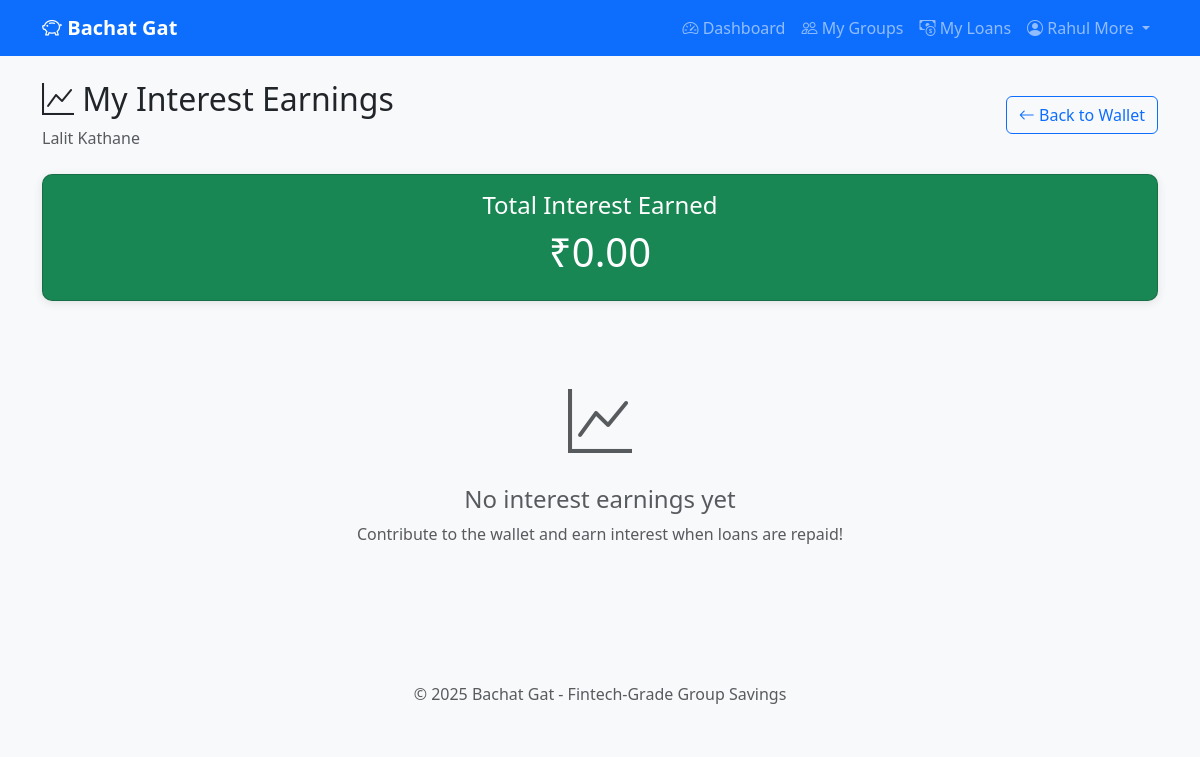
The app's page /groups/1/wallet/interest-distributions (signed in), older data.
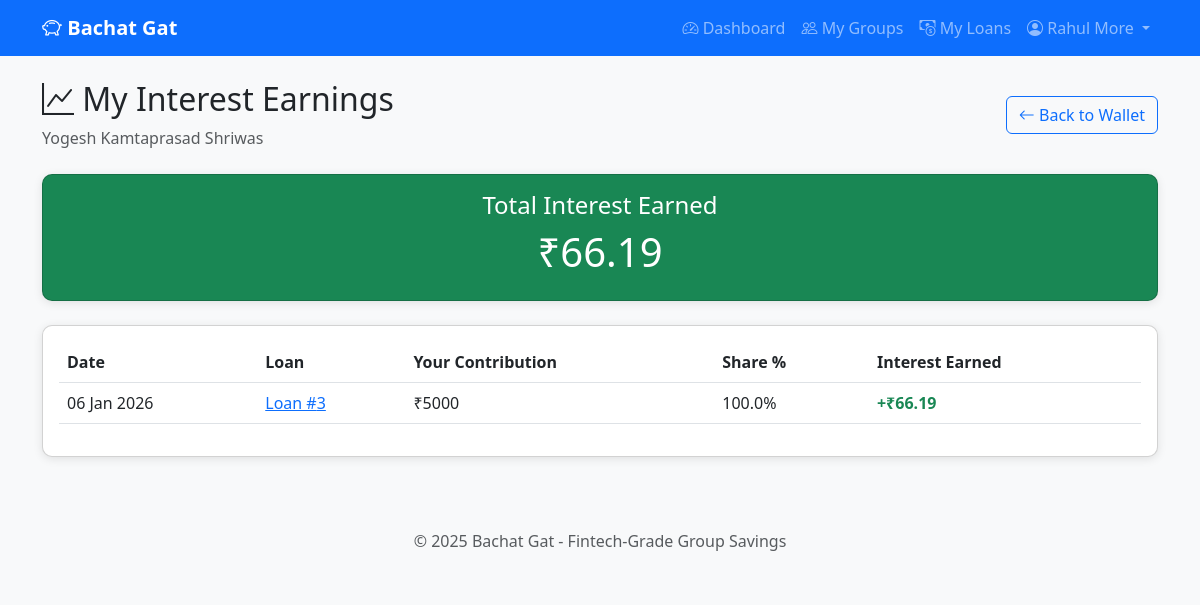
The same page, newer data.
### app/models.py (models this page shows, shortened)
class Group(db.Model):
    __tablename__ = 'groups'
    id = db.Column(db.Integer, primary_key=True)
    name = db.Column(db.String(100), nullable=False)
    description = db.Column(db.String(500))
    created_by = db.Column(db.Integer, db.ForeignKey('users.id'), nullable=False)
    default_interest_rate = db.Column(db.Float, default=12.0)  # Annual %
    default_loan_duration_months = db.Column(db.Integer, default=12)
    default_repayment_type = db.Column(db.String(20), default=RepaymentType.EMI.value)
    use_flat_rate = db.Column(db.Boolean, default=False, nullable=False)  # NEW: Flat rate option
    is_active = db.Column(db.Boolean, default=True)
    created_at = db.Column(db.DateTime, default=datetime.utcnow)
    updated_at = db.Column(db.DateTime, default=datetime.utcnow, onupdate=datetime.utcnow)
    members = db.relationship('GroupMember', backref='group', lazy='dynamic',
                              cascade='all, delete-orphan')
    loan_requests = db.relationship('LoanRequest', backref='group', lazy='dynamic',
                                    cascade='all, delete-orphan')
    wallet = db.relationship('GroupWallet', backref='group', uselist=False,
                             cascade='all, delete-orphan')

class InterestDistribution(db.Model):
    __tablename__ = 'interest_distributions'
    id = db.Column(db.Integer, primary_key=True)
    loan_id = db.Column(db.Integer, db.ForeignKey('loan_requests.id'), nullable=False)
    repayment_id = db.Column(db.Integer, db.ForeignKey('loan_repayments.id'), nullable=False)
    beneficiary_id = db.Column(db.Integer, db.ForeignKey('users.id'), nullable=False)
    contribution_amount = db.Column(db.Float, nullable=False)  # Their contribution at time
    contribution_percentage = db.Column(db.Float, nullable=False)  # % of total pool
    interest_earned = db.Column(db.Float, nullable=False)  # Amount received
    transaction_id = db.Column(db.Integer, db.ForeignKey('wallet_transactions.id'), nullable=True)
    created_at = db.Column(db.DateTime, default=datetime.utcnow)
    beneficiary = db.relationship('User', foreign_keys=[beneficiary_id])

### app/routes/wallet.py (the view)
@wallet_bp.route('/groups/<int:group_id>/wallet/interest-distributions')
@login_required
def interest_distributions(group_id):
    group = Group.query.get_or_404(group_id)
    if not is_group_member(current_user.id, group_id):
        flash('You are not a member of this group!', 'danger')
        return redirect(url_for('groups.list_groups'))
    from app.models import InterestDistribution
    distributions = InterestDistribution.query.join(LoanRequest).filter(
        LoanRequest.group_id == group_id,
        InterestDistribution.beneficiary_id == current_user.id
    ).order_by(InterestDistribution.created_at.desc()).all()
    total_earned = sum(d.interest_earned for d in distributions)
    return render_template(
        'wallet/interest_distributions.html',
        group=group,
        distributions=distributions,
        total_earned=total_earned
    )

### app/__init__.py (called while the page is built)
def create_app():
    app = Flask(__name__)
    app.config.from_object(Config)
    db.init_app(app)
    login_manager.init_app(app)
    from app.models import User
    @login_manager.user_loader
    def load_user(user_id):
        return User.query.get(int(user_id))
    from app.routes.auth import auth_bp
    from app.routes.groups import groups_bp
    from app.routes.loans import loans_bp
    from app.routes.wallet import wallet_bp
    from app.routes.admin import admin_bp  # NEW
    app.register_blueprint(auth_bp)
    app.register_blueprint(groups_bp)
    app.register_blueprint(loans_bp)
    app.register_blueprint(wallet_bp)
    app.register_blueprint(admin_bp)  # NEW
    with app.app_context():
        db.create_all()
        print("✅ Database tables created!")
    return app

### app/services/authorization_service.py (called while the page is built)
def is_group_member(user_id, group_id):
    membership = GroupMember.query.filter_by(
        user_id=user_id,
        group_id=group_id,
        is_active=True
    ).first()
    return membership is not None

### app/templates/wallet/interest_distributions.html (shortened to what this page needs)
{% extends 'base.html' %}
{% block content %}
<div class="d-flex justify-content-between align-items-center mb-4">
    <div>
        <h2><i class="bi bi-graph-up"></i> My Interest Earnings</h2>
        <p class="text-muted mb-0">{{ group.name }}</p>
    </div>
    <a href="{{ url_for('wallet.view_wallet', group_id=group.id) }}" class="btn btn-outline-primary">
        <i class="bi bi-arrow-left"></i> Back to Wallet
    </a>
</div>
<div class="card mb-4 bg-success text-white">
    <div class="card-body text-center">
        <h4>Total Interest Earned</h4>
        <h1>₹{{ "%.2f"|format(total_earned) }}</h1>
    </div>
</div>
{% if distributions %}
<div class="card">
    <div class="card-body">
        <div class="table-responsive">
            <table class="table table-hover">
                <thead>
                    <tr>
                        <th>Date</th>
                        <th>Loan</th>
                        <th>Your Contribution</th>
                        <th>Share %</th>
                        <th>Interest Earned</th>
                    </tr>
                </thead>
                <tbody>
                    {% for dist in distributions %}
                    <tr>
                        <td>{{ dist.created_at.strftime('%d %b %Y') }}</td>
                        <td>
                            <a href="{{ url_for('loans.view_loan', loan_id=dist.loan_id) }}">
                                Loan #{{ dist.loan_id }}
                            </a>
                        </td>
                        <td>₹{{ "%.0f"|format(dist.contribution_amount) }}</td>
                        <td>{{ "%.1f"|format(dist.contribution_percentage) }}%</td>
                        <td class="text-success fw-bold">+₹{{ "%.2f"|format(dist.interest_earned) }}</td>
                    </tr>
                    {% endfor %}
                </tbody>
            </table>
        </div>
    </div>
</div>
{% else %}
<div class="text-center py-5">
    <i class="bi bi-graph-up text-muted" style="font-size: 4rem;"></i>
    <h4 class="mt-3 text-muted">No interest earnings yet</h4>
    <p class="text-muted">Contribute to the wallet and earn interest when loans are repaid!</p>
</div>
{% endif %}
{% endblock %}

Row changes from the older to the newer data that the page shows:
changed Group: name "Lalit Kathane" → "Yogesh Kamtaprasad Shriwas"
added InterestDistribution: created_at "06 Jan 2026", loan_id "3", contribution_amount "5000", contribution_percentage "100.0", interest_earned "66.19"
Text that changed along with them:
{{ "%.2f"|format(total_earned) }}: "0.00" → "66.19"
text no longer shown: "No interest earnings yet Contribute to the wallet and earn interest when loans are repaid!"
text now shown: "Date Loan Your Contribution Share % Interest Earned"
